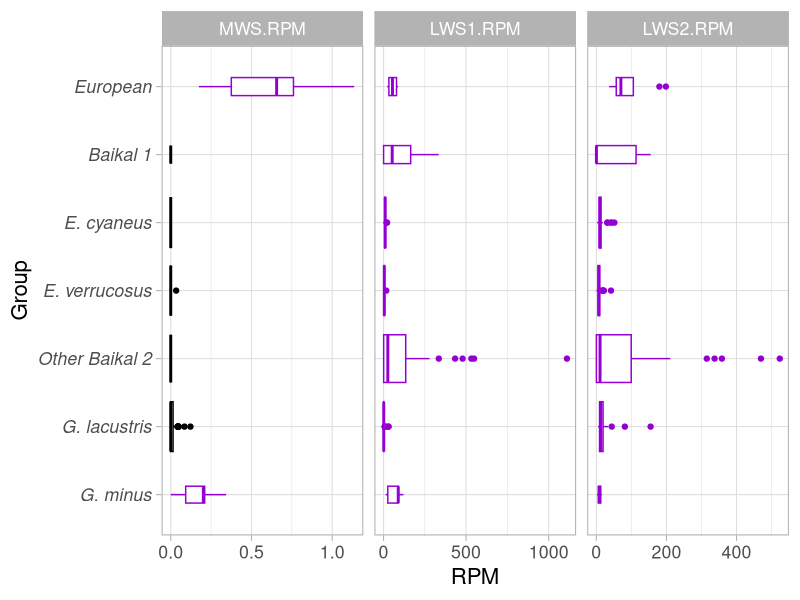
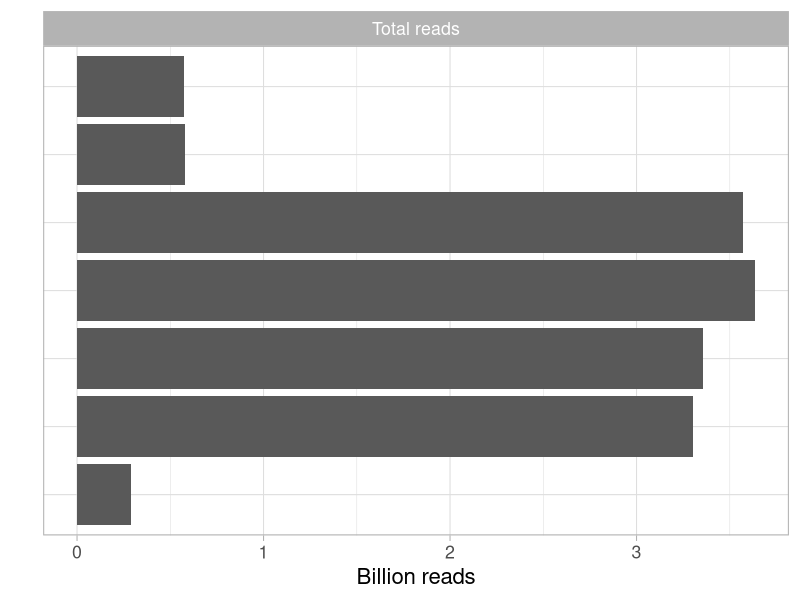
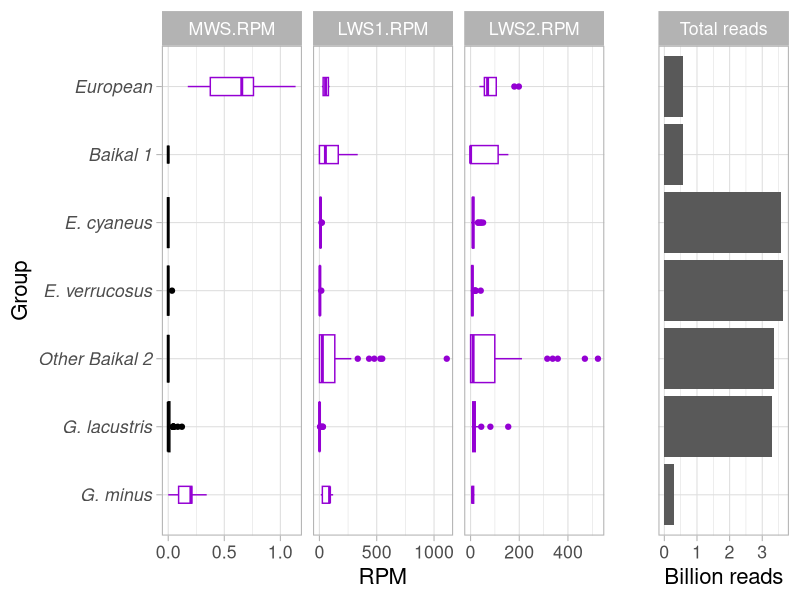
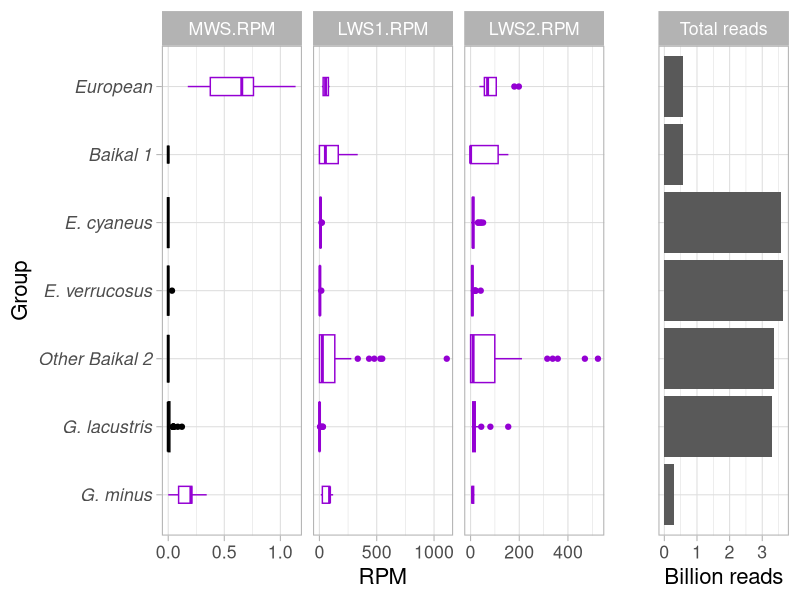
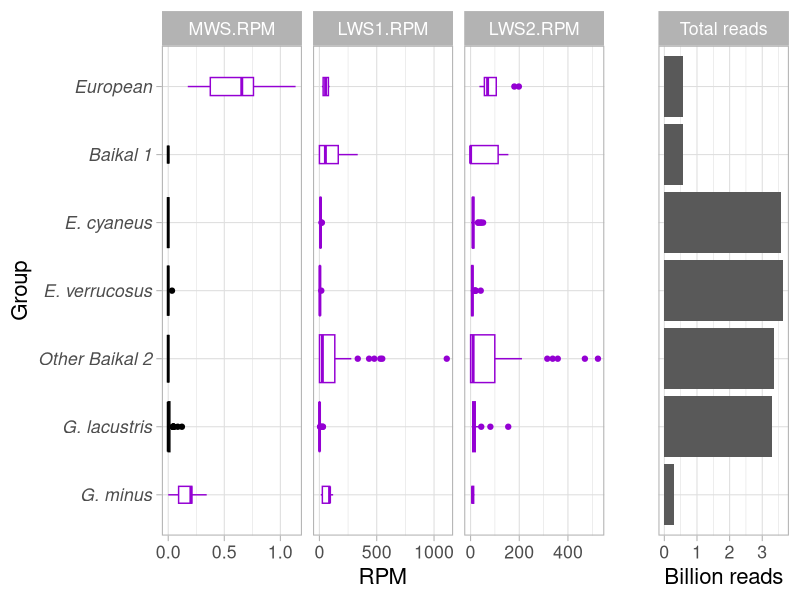

The R source for these figures, in order:
library(reshape2)
library(scales)
library(ggplot2)
library(ggbeeswarm)


aln.data <- read.csv("alignment_to_Gpu_Gammaridae.csv")

aln.data <- droplevels(aln.data[aln.data$Include.to.main.fig,])

# sum(aln.data[aln.data$Species == "Eulimnogammarus cyaneus", "M.Seqs"])
# sum(aln.data[aln.data$Species == "Eulimnogammarus verrucosus", "M.Seqs"])
# sum(aln.data[aln.data$Species == "Gammarus lacustris", "M.Seqs"])
# 
# sum(aln.data[aln.data$Species == "Gammarus pulex", "M.Seqs"])


# species <- read.csv("../species_tree/metadata.csv")[, "Species"]
# species <- gsub("_", " ", species)
# species <- c(species, "Eulimnogammarus verrucosus")


aln.data.show <- melt(aln.data[, c("Group", "M.Seqs", "MWS.RPM", "LWS1.RPM", "LWS2.RPM")],
                      variable.name = "opstype", value.name = "RPM", id.vars = c("Group", "M.Seqs"))



# aln.data.show <- melt(aln.data[aln.data$Species %in% species, c("Species", "MWS.RPM", "LWS.RPM")],
#                        variable.name = "opstype", value.name = "RPM")

#aln.data.show <- aln.data.show[aln.data.show$Species %in% ]

# ggplot(aln.data.show) +
#   geom_boxplot(aes(y = RPM, x = Species), varwidth = T) +
#   geom_point(aes(y = RPM, x = Species), size = .1) +
#   #geom_beeswarm(aes(y = RPM, x = Species)) + 
#   coord_flip() + 
#   facet_wrap( ~ opstype, scales = "free_x") +
#   theme_light(base_size = 24)

#aggregate(aln.data.show, by = list("Group"), FUN = "median")

# ggplot(aln.data.show) +
#   facet_wrap( ~ opstype, scales = "free_x") +
#    geom_boxplot(aes(y = RPM, x = Group, color = median(RPM) > 0), varwidth = T) +
#    #geom_jitter(aes(y = RPM, x = Group), size = .4, width = .3) +
#    #geom_beeswarm(aes(y = RPM, x = Group), size = .1) + 
#    coord_flip() + 
#    theme_light(base_size = 16) #+
# #  stat_summary(fun=sum, colour="darkred", geom="point", shape=18, size=3,show.legend =FALSE)
# #  scale_colour_manual(name = 'median > 0', values = setNames(c('red','green'),c(T, F)))
 
##todo: READS OR READ PAIRS?

# library(dplyr)
# aln.data.g <- group_by(aln.data, Group)
# aln.data.g.s <- summarize(aln.data.g, MWS.RPM = median(MWS.RPM), LWS1.RPM  = median(LWS1.RPM), LWS2.RPM = median(LWS2.RPM))#, nreads = sum(M.Seqs))
# aln.data.gsm <- melt(aln.data.g.s, variable.name = "opstype", value.name = "RPM")

# ggplot(aln.data.show) +
#    facet_wrap( ~ opstype, scales = "free_x") +
#    geom_boxplot(aes(y = RPM, x = Group, color = ifelse(median(aln.data.gsm$RPM) > 0, "black", "red")), varwidth = T) +
#    #geom_jitter(aes(y = RPM, x = Group), size = .4, width = .3) +
#    #geom_beeswarm(aes(y = RPM, x = Group), size = .1) + 
#    coord_flip() + 
#    theme_light(base_size = 16) #+
# 
# 
# 
# mtcars%>%
#    group_by(cyl)%>%
#    mutate(mean_cyl=mean(mpg))#%>%
# #   ggplot(aes(factor(cyl),mpg))+geom_boxplot(aes(fill=mean_cyl))+scale_fill_gradient(low="blue",high = "red")

library(dplyr)

aln.data.show2 <- aln.data.show %>% group_by(Group, opstype) %>% mutate(median = median(RPM)) 

aln.data.show2$Group <- factor(aln.data.show2$Group, levels = c("European", "Baikal 1", "E. cyaneus", "E. verrucosus", "Other Baikal 2",
                                                                "G. lacustris", "G. minus"))


p1 <- 
ggplot(aln.data.show2) +
   facet_wrap( ~ opstype, scales = "free_x") +
   geom_boxplot(aes(y = RPM, x = Group, color = median > 0), varwidth = T) +
   scale_color_manual(values = c("black", "darkviolet"), guide = F) +
   #geom_jitter(aes(y = RPM, x = Group), size = .4, width = .3) +
   #geom_beeswarm(aes(y = RPM, x = Group), size = .1) + 
   coord_flip() + 
   theme_light(base_size = 16) +
   scale_x_discrete(limits = rev(levels(aln.data.show2$Group))) +
   scale_y_continuous(breaks = breaks_pretty(n = 4)) + 
   theme(axis.text.y=element_text(face = "italic"))
p1


aln.data.sum <- aln.data %>% group_by(Group) %>% mutate(sum = sum(M.Seqs)) 
aln.data.sum$dummyfacet <- "Total reads"
##sanity check 
#sum(aln.data[aln.data$Group == "E. cyaneus", "M.Seqs"])



p2 <- ggplot(aln.data.sum) +
   geom_bar(aes(x=Group, y=M.Seqs/1000*2), stat="identity") +
   coord_flip() + 
   ylab('Billion reads') + xlab('') +
   theme_light(base_size = 16) +
   facet_wrap(~ dummyfacet) +
   scale_x_discrete(limits = rev(levels(aln.data.show2$Group))) +
   theme(axis.text.y = element_blank(), axis.ticks.y = element_blank())
##better re-check it
p2   


sum(aln.data[aln.data$Group == "Other Baikal 2", "M.Seqs"])/1000*2
sum(aln.data[aln.data$Group == "Baikal 1", "M.Seqs"])/1000*2

table(aln.data[aln.data$Group == "G. lacustris", "MWS"] == 0)

library(ggpubr)
ggarrange(p1, p2, widths = c(1, .3))

ggsave("alignment_results.svg")
ggsave("alignment_results.png", width = 8, height = 4)
